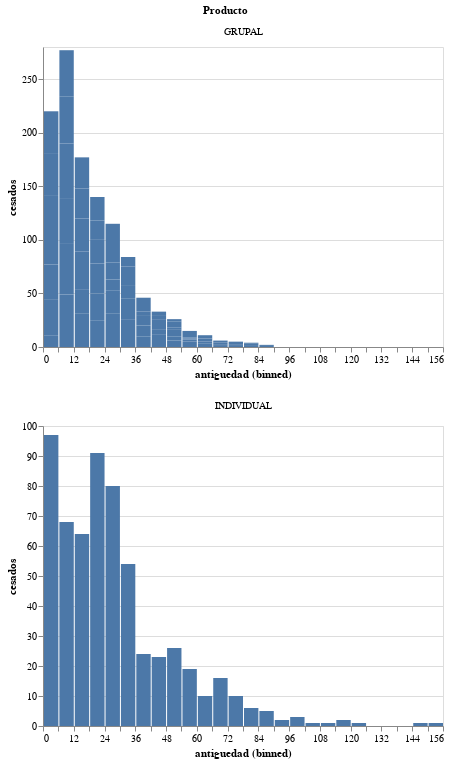

Source (notebook cell):
### Code cell
# GRAFICANDO
alt.Chart(ceses_antg).mark_bar().encode(
    x = alt.X(
        'antiguedad',
        bin = alt.BinParams(step=6)
        ),
    y = 'cesados',
#    color = 'Producto'
).facet(
    'Producto',
    columns = 1
).resolve_scale(
    x='independent',
    y='independent'
)

### Figure 1 — Vega-Lite specification as saved in the notebook (floating-point values rounded to 4 significant figures; data arrays with more than 128 entries replaced by an {"elided": "..."} marker saying what was removed)
{"config": {"view": {"continuousWidth": 400, "continuousHeight": 300}}, "data": {"name": "data-8dfc2f59afaab1637b8826c277a4fe24"}, "facet": {"type": "nominal", "field": "Producto"}, "spec": {"mark": "bar", "encoding": {"x": {"type": "quantitative", "bin": {"step": 6}, "field": "antiguedad"}, "y": {"type": "quantitative", "field": "cesados"}}}, "columns": 1, "resolve": {"scale": {"x": "independent", "y": "independent"}}, "$schema": "https://vega.github.io/schema/vega-lite/v4.8.1.json", "datasets": {"data-8dfc2f59afaab1637b8826c277a4fe24": {"elided": "167 records"}}}
